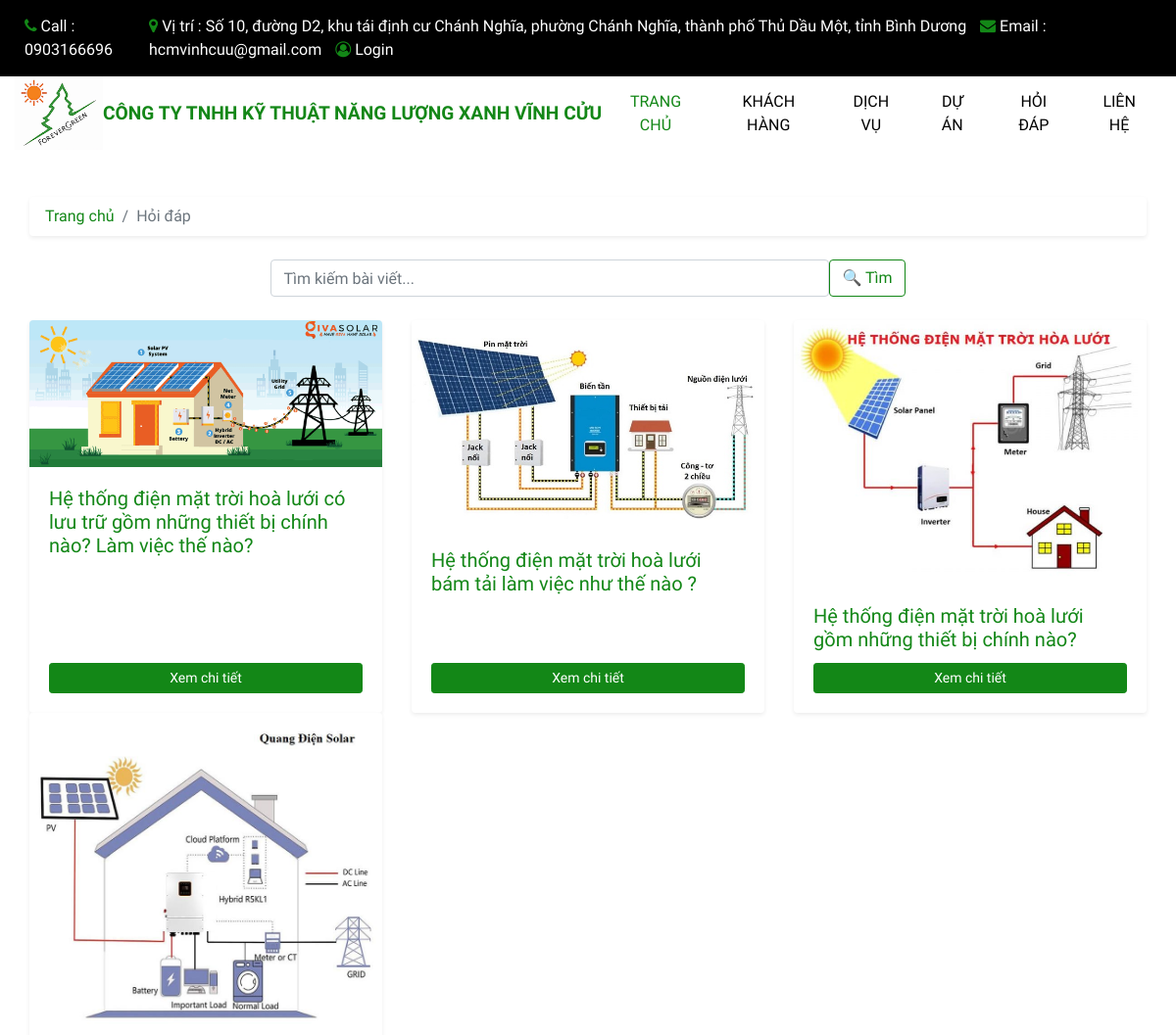
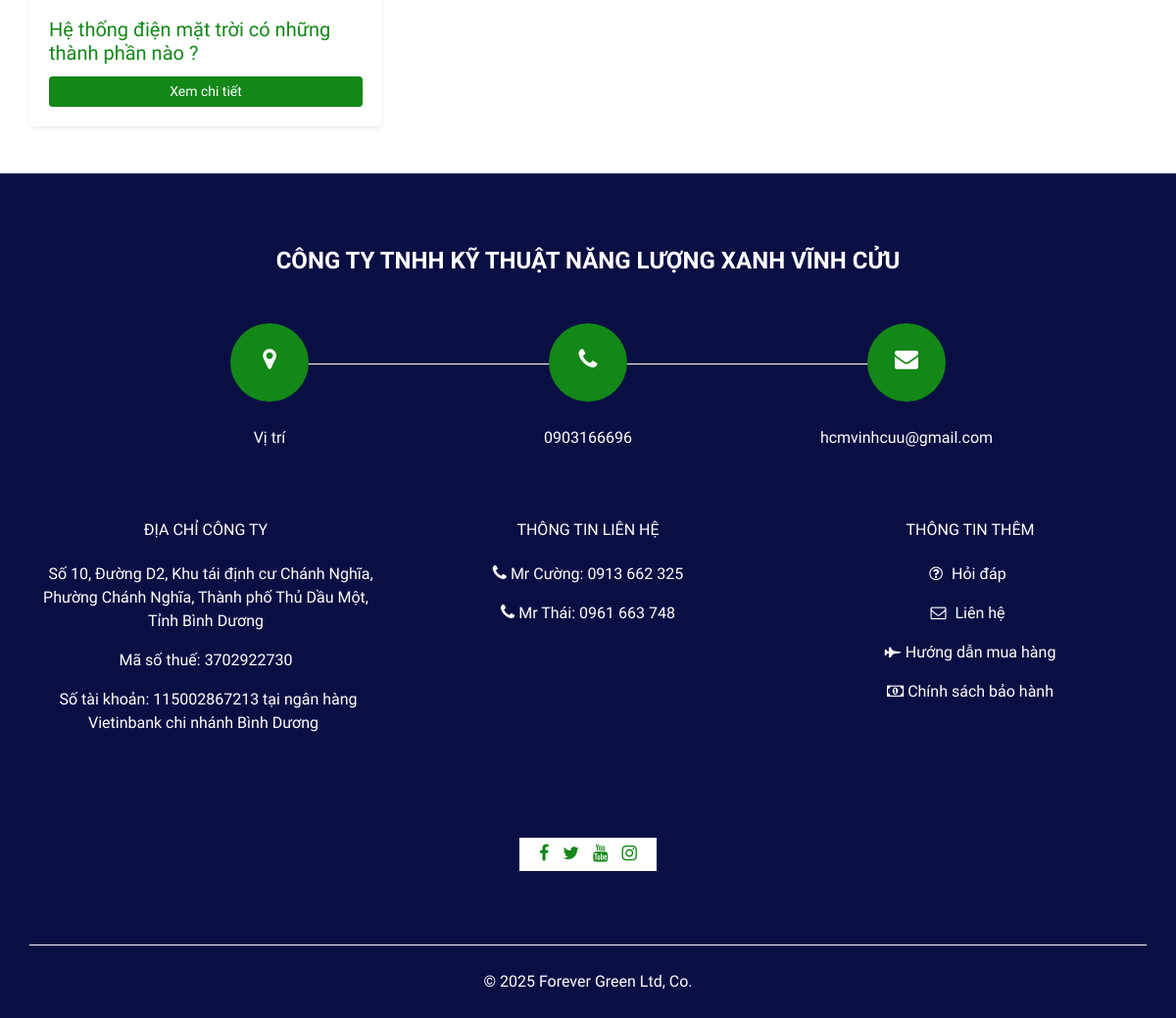
/posts/, run on the app's committed database (2 pictures, top to bottom).
### posts/models.py (models this page shows, shortened)
class Post(models.Model):
    title = models.CharField(max_length=255)
    body = models.TextField()
    date = models.DateTimeField(auto_now_add=True)
    image = models.ImageField(null=True)
    slug = models.SlugField(max_length=150)

### posts/views.py (the view)
# urls.py: path('', views.list, name='customer'),
def list(request):
    limit = 5
    page = request.GET.get("page", 1)
    keyword = request.GET.get("keyword")
    if keyword:
        posts_list = Post.objects.filter(title__icontains = keyword)
    else:
        posts_list = Post.objects.all()
    posts_list = posts_list.order_by("-date").values()
    posts_paginator = Paginator(posts_list, limit)
    try:
        posts_paginator = posts_paginator.get_page(page)
    except PageNotAnInteger:
        posts_paginator = posts_paginator.get_page(1)
    except EmptyPage:
         posts_paginator = posts_paginator.get_page(posts_paginator.num_pages)
    context = {
        "Posts": posts_paginator,
        "keyword": keyword if keyword else "",
    }
    return render(request, 'pages/allposts.html', context)

### posts/templates/pages/allposts.html (shortened to what this page needs)
{% extends "pages/base.html"%}
{% load static %}
{% block content %}
<div class="container py-5">
  <nav aria-label="breadcrumb">
    <ol class="breadcrumb bg-white px-3 py-2 rounded shadow-sm">
      <li class="breadcrumb-item"><a href="{% url 'home' %}">Trang chủ</a></li>
      <li class="breadcrumb-item active" aria-current="page">Hỏi đáp</li>
    </ol>
  </nav>
  <form action="" method="GET" class="d-flex justify-content-center my-4">
    <input type="text" class="form-control w-50 me-2" placeholder="Tìm kiếm bài viết..." name="keyword" value="{{ keyword }}">
    <button type="submit" class="btn btn-outline-primary">🔍 Tìm</button>
  </form>
  <div class="row g-4">
    {% for post in Posts %}
    <div class="col-md-6 col-lg-4">
      <div class="card h-100 shadow-sm border-0">
        {% if post.image %}
        <img src="/media/{{ post.image }}" class="card-img-top rounded-top" alt="{{ post.title }}">
        {% endif %}
        <div class="card-body d-flex flex-column">
          <h5 class="card-title text-primary">{{ post.title }}</h5>
          <a href="{% url 'post' slug=post.slug %}" class="mt-auto btn btn-primary btn-sm">Xem chi tiết</a>
        </div>
      </div>
    </div>
    {% empty %}
    <div class="text-center text-muted">Không có bài viết nào phù hợp.</div>
    {% endfor %}
  </div>
</div>
{% endblock %}

### app/static/css/style.css (style rules this page uses)
body { font-family: "Nunito Sans", sans-serif; color: #040000; }
input[type="text"], input[type="email"], input[type="tel"] { color: black; }
a, a:hover, a:focus { text-decoration: none; }

### app/static/css/responsive.css (style rules this page uses)
@media (min-width: 1200px) { .container { max-width: 1170px; } }

### data on the page
Post: image (picture), title "Hệ thống điện mặt trời hoà lưới có lưu trữ gồm những thiết bị chính nào? Làm việc thế nào?"
Post: image (picture), title "Hệ thống điện mặt trời hoà lưới bám tải làm việc như thế nào ?"
Post: image (picture), title "Hệ thống điện mặt trời hoà lưới gồm những thiết bị chính nào?"
Post: image (picture), title "Hệ thống điện mặt trời có những thành phần nào ?"
